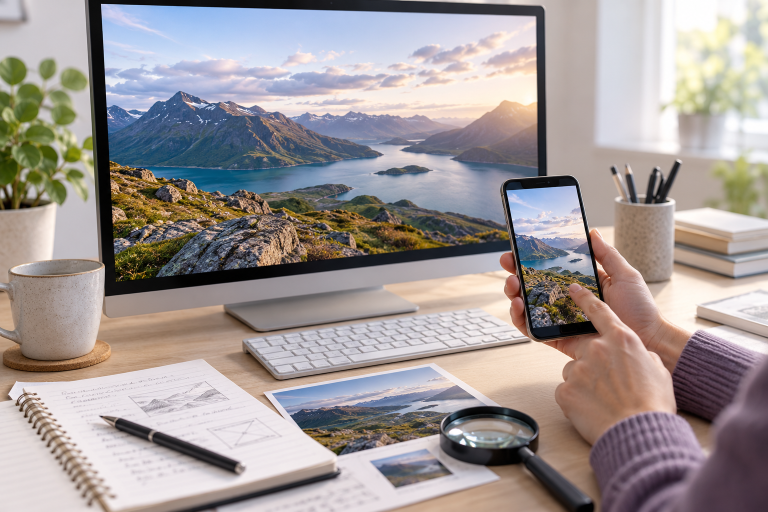
#> input picture frontend/src/assets/feature-image-review.png, 1536 x 1024 px (shown at 1/2 size)
$ python -i forensic_features.py   (imports and definitions only)
#> lines starting #> are read from the running program, lines starting #| are printed output that depends on the picture; after the words box and inside, x2 and y2 are one past the last pixel; in counts of white or black regions, pixels touching at a corner belong together
#> further down, picture is the input picture: PIL image 1536x1024 RGB; mean R, G, B 160, 151.8, 150.8
"""Deterministic visual forensic features; shared by training and inference.

These statistics inspect texture, spatial residuals and frequency energy. They
cannot establish a news claim's truth or identify a particular image generator.
No filenames, JPEG metadata, labels or publisher information are features.
"""
import numpy as np
from PIL import Image, ImageOps
from scipy.fft import dctn
import cv2

FEATURE_VERSION = 'residual-spectrum-v1'
_YY, _XX = np.indices((256, 256))
_RADII = np.floor(np.hypot(_XX - 128, _YY - 128)).astype(np.int32)
_RADIUS_COUNTS = np.maximum(np.bincount(_RADII.ravel(), minlength=182), 1)


def image_features(image):
    image = ImageOps.exif_transpose(image).convert('RGB').resize((256, 256), Image.Resampling.BILINEAR)
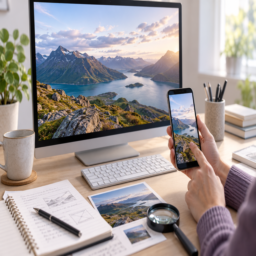
#> image: PIL image 256x256 RGB; mean R, G, B 160, 151.8, 150.8
    rgb = np.asarray(image, dtype=np.float32) / 255.
    gray = cv2.cvtColor(rgb, cv2.COLOR_RGB2GRAY)
    vectors = []
    for channel in range(3):
        values = rgb[:, :, channel]
        vectors.extend([values.mean(), values.std()])
        vectors.extend(np.quantile(values, [.01, .05, .1, .25, .5, .75, .9, .95, .99]))
#> this loop made 3 passes
#> pass 3, in image_features, `values = rgb[:, :, channel]`:
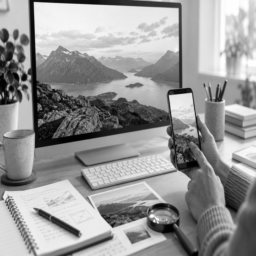
#> values: shape (256, 256) float32; min 0.00392, max 1, mean 0.592
#> after the loop, vectors = 33 values, max 0.996 at index 10, min 0.0314 at index 24, mean 0.544
    # Distribution of color and saturation, independent of the subject/location.
    hsv = cv2.cvtColor(rgb, cv2.COLOR_RGB2HSV)
#> hsv: shape (256, 256, 3) float32; mean H, S, V 155.9, 0.2, 0.7
    for channel, high in [(0, 360), (1, 1), (2, 1)]:
        vectors.extend(np.histogram(hsv[:, :, channel], bins=16, range=(0, high))[0] / gray.size)
#> after the loop, vectors = 81 values, max 0.996 at index 10, min 0.00125 at index 39, mean 0.259
    # Spectrum statistics retain information lost by the 128-pixel CNN resize.
    for channel in [gray, rgb[:, :, 0] - rgb[:, :, 1], rgb[:, :, 1] - rgb[:, :, 2]]:
        spectrum = np.log1p(np.abs(np.fft.fftshift(np.fft.fft2(channel))) ** 2)
        # Exclude DC; it otherwise mostly describes brightness.
        spectrum[128, 128] = 0.
        vectors.extend(spectrum.reshape(16, 16, 16, 16).mean(axis=(1, 3)).ravel())
        sums = np.bincount(_RADII.ravel(), weights=spectrum.ravel(), minlength=182)
        profile = sums / _RADIUS_COUNTS
        vectors.extend(part.mean() for part in np.array_split(profile[1:177], 32))
#> this loop made 3 passes
#> pass 3, in image_features, `spectrum = np.log1p(np.abs(np.fft.fftshift(np.fft.fft2(channel))) ** 2)`:
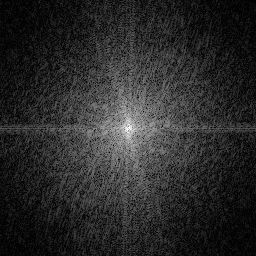
#> spectrum: shape (256, 256) float64; min 5.98e-05, max 13.97, mean 2.34; drawn with min black and max white
#> after the loop: spectrum: shape (256, 256) float64; under 0.01% of pixels changed, all inside (x1, y1, x2, y2) = (128, 128, 129, 129)
#> after the loop, vectors = 945 values, max 13.24 at index 337, min 0.00125 at index 39, mean 2.57
    # JPEG-aligned block frequency distributions, without using metadata.
    blocks = gray.reshape(32, 8, 32, 8).transpose(0, 2, 1, 3)
    coefficients = np.abs(dctn(blocks, axes=(-2, -1), norm='ortho'))
    vectors.extend(np.log1p(coefficients.mean(axis=(0, 1)) * 255).ravel())
    vectors.extend(np.log1p(coefficients.std(axis=(0, 1)) * 255).ravel())
    # Neighbor co-occurrences of high-pass residuals: bounded rich-model subset.
    kernels = [np.array([[1, -2, 1]], dtype=np.float32),
               np.array([[1], [-2], [1]], dtype=np.float32),
               np.array([[1, -2, 1], [-2, 4, -2], [1, -2, 1]], dtype=np.float32)]
#> kernels = [[[1, -2, 1]], [1, -2, 1], [[1, -2, 1], [-2, 4, -2], [1, -2, 1]]]
    for kernel in kernels:
        residual = cv2.filter2D(gray, -1, kernel)[2:-2, 2:-2]
        vectors.extend([residual.std(), np.abs(residual).mean(), np.quantile(np.abs(residual), .95)])
        quantized = np.clip(np.rint(residual * 255 / 3), -3, 3).astype(np.int32) + 3
        for axis in [0, 1]:
            left = quantized[:-1, :] if axis == 0 else quantized[:, :-1]
            right = quantized[1:, :] if axis == 0 else quantized[:, 1:]
            histogram = np.bincount((left * 7 + right).ravel(), minlength=49)
            vectors.extend(histogram / histogram.sum())
#> this loop made 3 passes
#> kernel on passes 1 to 3: [[1, -2, 1]], [1, -2, 1], [[1, -2, 1], [-2, 4, -2], [1, -2, 1]]
#> pass 1, in image_features, `quantized = np.clip(np.rint(residual * 255 / 3), -3, 3).astype(np.int3..`:
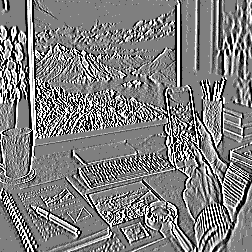
#> quantized: shape (252, 252) int32; min 0, max 6, mean 2.98; drawn with min black and max white
#> pass 2, in image_features, `quantized = np.clip(np.rint(residual * 255 / 3), -3, 3).astype(np.int3..`:
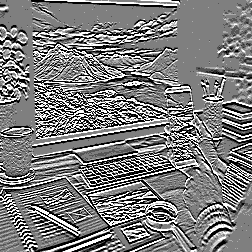
#> quantized: shape (252, 252) int32; min 0, max 6, mean 2.94; drawn with min black and max white
#> after the loop:
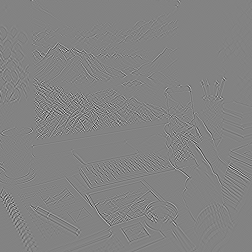
#> residual: shape (252, 252) float32; min -0.875, max 0.828, mean -4.73e-07; drawn with min black and max white
#> after the loop, vectors = 1376 values, max 13.24 at index 337, min 0.00125 at index 39, mean 1.97
    # Multi-scale directional Haar energies.
    current = gray
    for _ in range(4):
        a, b, c, d = current[::2, ::2], current[::2, 1::2], current[1::2, ::2], current[1::2, 1::2]
        for detail in [a - b + c - d, a + b - c - d, a - b - c + d]:
            vectors.extend([np.abs(detail).mean(), detail.std(), np.quantile(np.abs(detail), .95)])
        current = (a + b + c + d) / 4
#> this loop made 4 passes
#> pass 1, in image_features, `a, b, c, d = current[::2, ::2], current[::2, 1::2], current[1::2, ::2]..`:
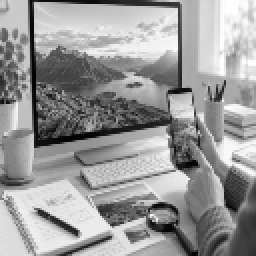
#> d: shape (128, 128) float32 (shown 2 times larger); min 0.00392, max 0.998, mean 0.604
#> after the loop, vectors = 1412 values, max 13.24 at index 337, min 0.00125 at index 39, mean 1.93
    result = np.asarray(vectors, dtype=np.float32)
#> result has the same summary as vectors
    if not np.isfinite(result).all():
        raise ValueError('Visual features contain non-finite values.')
    return result


class ForensicModel:
    """Load only trusted locally produced joblib artifacts."""
    def __init__(self, path):
        self.path = path
        self.bundle = None

    def ready(self):
        from pathlib import Path
        return Path(self.path).is_file()

    def predict(self, images):
        import joblib
        if self.bundle is None:
            self.bundle = joblib.load(self.path)
        if self.bundle['feature_version'] != FEATURE_VERSION:
            raise ValueError('Unsupported forensic feature version.')
        features = np.stack([image_features(image) for image in images])
        probabilities = self.bundle['classifier'].predict_proba(features)[:, 1]
        logits = np.log(np.clip(probabilities, 1e-7, 1 - 1e-7) / np.clip(1 - probabilities, 1e-7, 1))
        logits /= self.bundle['temperature']
        probabilities = 1 / (1 + np.exp(-np.clip(logits, -30, 30)))
        return probabilities.tolist(), self.bundle['card']

>>> from PIL import Image
>>> picture = Image.open('../frontend/src/assets/feature-image-review.png')
>>> result = image_features(picture)
#> result has the same summary as vectors in image_features

$ run again, on frontend/src/assets/feature-text-review.png
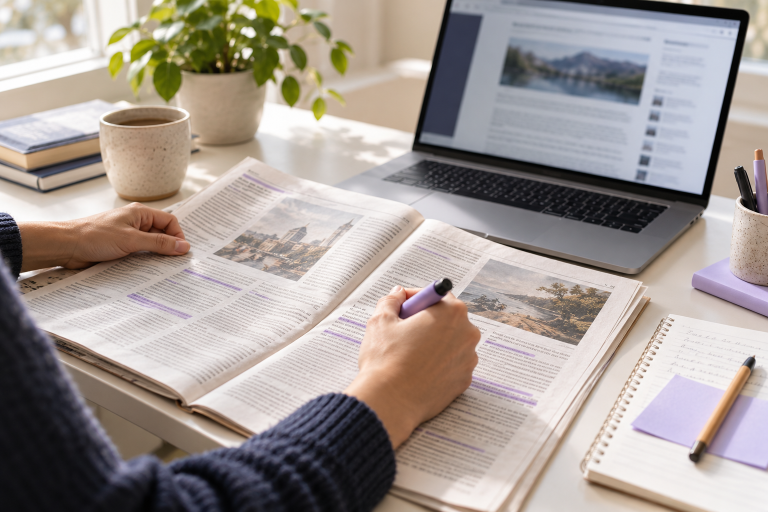
#> input picture frontend/src/assets/feature-text-review.png, 1536 x 1024 px (shown at 1/2 size)
#> picture is the input picture: PIL image 1536x1024 RGB; mean R, G, B 162.2, 152.7, 147.3
#> after the loop in image_features, `for channel in range(3):`: vectors = 33 values, max 0.98 at index 10, min 0.0275 at index 24, mean 0.532
#> hsv: shape (256, 256, 3) float32; mean H, S, V 100.7, 0.2, 0.7
#> after the loop in image_features, `for channel, high in [(0, 360), (1, 1), (2, 1)]:`: vectors = 81 values, max 0.98 at index 10, min 0.000305 at index 39, mean 0.254
#> the loop in image_features, `for channel in [gray, rgb[:, :, 0] - rgb[:, :, 1], rgb[:, :, 1] - rgb[..` made 3 passes
#> after the loop in image_features, `for channel in [gray, rgb[:, :, 0] - rgb[:, :, 1], rgb[:, :, 1] - rgb[..`: vectors = 945 values, max 13.67 at index 337, min 0.000305 at index 39, mean 2.21
#> kernels = [[[1, -2, 1]], [1, -2, 1], [[1, -2, 1], [-2, 4, -2], [1, -2, 1]]]
#> the loop in image_features, `for kernel in kernels:` made 3 passes
#> kernel on passes 1 to 3: [[1, -2, 1]], [1, -2, 1], [[1, -2, 1], [-2, 4, -2], [1, -2, 1]]
#> after the loop in image_features, `for kernel in kernels:`:
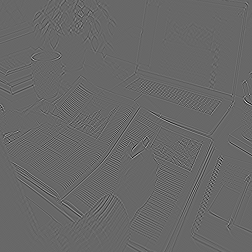
#> residual: shape (252, 252) float32; min -0.643, max 0.928, mean 3.07e-07; drawn with min black and max white
#> after the loop in image_features, `for kernel in kernels:`: vectors = 1376 values, max 13.67 at index 337, min 0.000305 at index 39, mean 1.71
#> the loop in image_features, `for _ in range(4):` made 4 passes
#> pass 1, in image_features, `a, b, c, d = current[::2, ::2], current[::2, 1::2], current[1::2, ::2]..`:
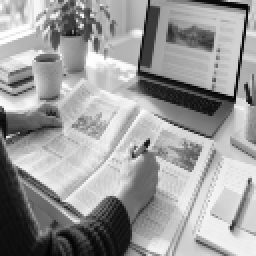
#> d: shape (128, 128) float32 (shown 2 times larger); min 0.00784, max 0.996, mean 0.608
#> after the loop in image_features, `for _ in range(4):`: vectors = 1412 values, max 13.67 at index 337, min 0.000305 at index 39, mean 1.67
#> in image_features, `result = np.asarray(vectors, dtype=np.float32)`: result has the same summary as vectors
#> `result = image_features(picture)`: result has the same summary as vectors in image_features

$ run again, on frontend/src/assets/feature-video-review.png
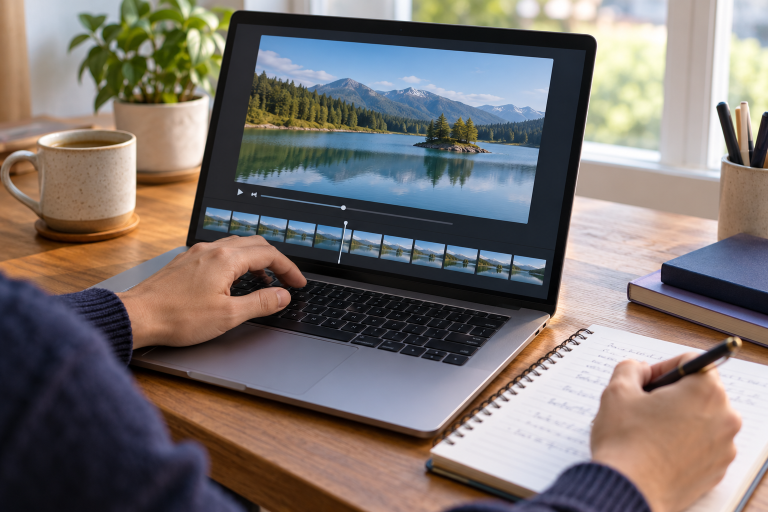
#> input picture frontend/src/assets/feature-video-review.png, 1536 x 1024 px (shown at 1/2 size)
#> picture is the input picture: PIL image 1536x1024 RGB; mean R, G, B 123, 114.9, 111.7
#> after the loop in image_features, `for channel in range(3):`: vectors = 33 values, max 0.984 at index 10, min 0.0118 at index 24, mean 0.454
#> hsv: shape (256, 256, 3) float32; mean H, S, V 139.8, 0.3, 0.5
#> after the loop in image_features, `for channel, high in [(0, 360), (1, 1), (2, 1)]:`: vectors = 81 values, max 0.984 at index 10, min 0.00281 at index 38, mean 0.222
#> the loop in image_features, `for channel in [gray, rgb[:, :, 0] - rgb[:, :, 1], rgb[:, :, 1] - rgb[..` made 3 passes
#> after the loop in image_features, `for channel in [gray, rgb[:, :, 0] - rgb[:, :, 1], rgb[:, :, 1] - rgb[..`: vectors = 945 values, max 13.45 at index 337, min 0.00281 at index 38, mean 2.33
#> kernels = [[[1, -2, 1]], [1, -2, 1], [[1, -2, 1], [-2, 4, -2], [1, -2, 1]]]
#> the loop in image_features, `for kernel in kernels:` made 3 passes
#> kernel on passes 1 to 3: [[1, -2, 1]], [1, -2, 1], [[1, -2, 1], [-2, 4, -2], [1, -2, 1]]
#> after the loop in image_features, `for kernel in kernels:`:
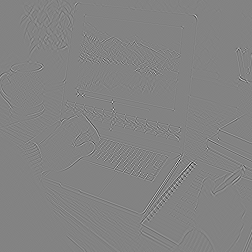
#> residual: shape (252, 252) float32; min -0.871, max 0.822, mean 1.78e-07; drawn with min black and max white
#> after the loop in image_features, `for kernel in kernels:`: vectors = 1376 values, max 13.45 at index 337, min 0.00172 at index 1262, mean 1.79
#> the loop in image_features, `for _ in range(4):` made 4 passes
#> pass 1, in image_features, `a, b, c, d = current[::2, ::2], current[::2, 1::2], current[1::2, ::2]..`:
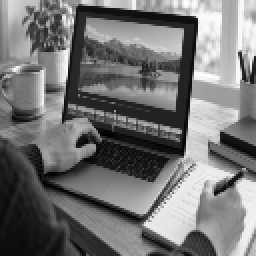
#> d: shape (128, 128) float32 (shown 2 times larger); min 0.00117, max 0.996, mean 0.458
#> after the loop in image_features, `for _ in range(4):`: vectors = 1412 values, max 13.45 at index 337, min 0.00172 at index 1262, mean 1.75
#> in image_features, `result = np.asarray(vectors, dtype=np.float32)`: result has the same summary as vectors
#> `result = image_features(picture)`: result has the same summary as vectors in image_features

$ run again, on frontend/src/assets/news-verification-editorial.png
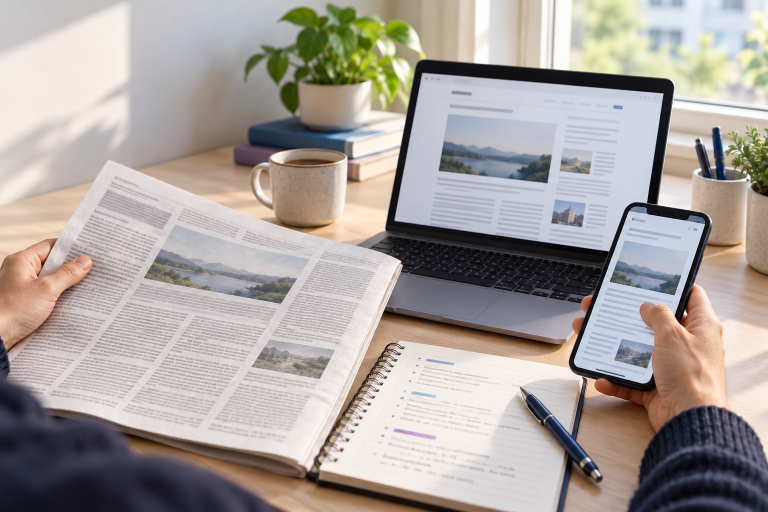
#> input picture frontend/src/assets/news-verification-editorial.png, 1536 x 1024 px (shown at 1/2 size)
#> picture is the input picture: PIL image 1536x1024 RGB; mean R, G, B 169, 161.4, 157.5
#> after the loop in image_features, `for channel in range(3):`: vectors = 33 values, max 0.984 at index 10, min 0.051 at index 24, mean 0.554
#> hsv: shape (256, 256, 3) float32; mean H, S, V 125.3, 0.2, 0.7
#> after the loop in image_features, `for channel, high in [(0, 360), (1, 1), (2, 1)]:`: vectors = 81 values, max 0.984 at index 10, min 0.000763 at index 38, mean 0.263
#> the loop in image_features, `for channel in [gray, rgb[:, :, 0] - rgb[:, :, 1], rgb[:, :, 1] - rgb[..` made 3 passes
#> after the loop in image_features, `for channel in [gray, rgb[:, :, 0] - rgb[:, :, 1], rgb[:, :, 1] - rgb[..`: vectors = 945 values, max 13.12 at index 337, min 0.000763 at index 38, mean 2.17
#> kernels = [[[1, -2, 1]], [1, -2, 1], [[1, -2, 1], [-2, 4, -2], [1, -2, 1]]]
#> the loop in image_features, `for kernel in kernels:` made 3 passes
#> kernel on passes 1 to 3: [[1, -2, 1]], [1, -2, 1], [[1, -2, 1], [-2, 4, -2], [1, -2, 1]]
#> after the loop in image_features, `for kernel in kernels:`: vectors = 1376 values, max 13.12 at index 337, min 0.000763 at index 38, mean 1.69
#> the loop in image_features, `for _ in range(4):` made 4 passes
#> pass 1, in image_features, `a, b, c, d = current[::2, ::2], current[::2, 1::2], current[1::2, ::2]..`:
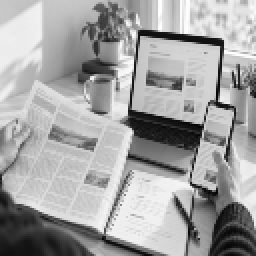
#> d: shape (128, 128) float32 (shown 2 times larger); min 0.0111, max 0.996, mean 0.64
#> after the loop in image_features, `for _ in range(4):`: vectors = 1412 values, max 13.12 at index 337, min 0.000763 at index 38, mean 1.65
#> in image_features, `result = np.asarray(vectors, dtype=np.float32)`: result has the same summary as vectors
#> `result = image_features(picture)`: result has the same summary as vectors in image_features
